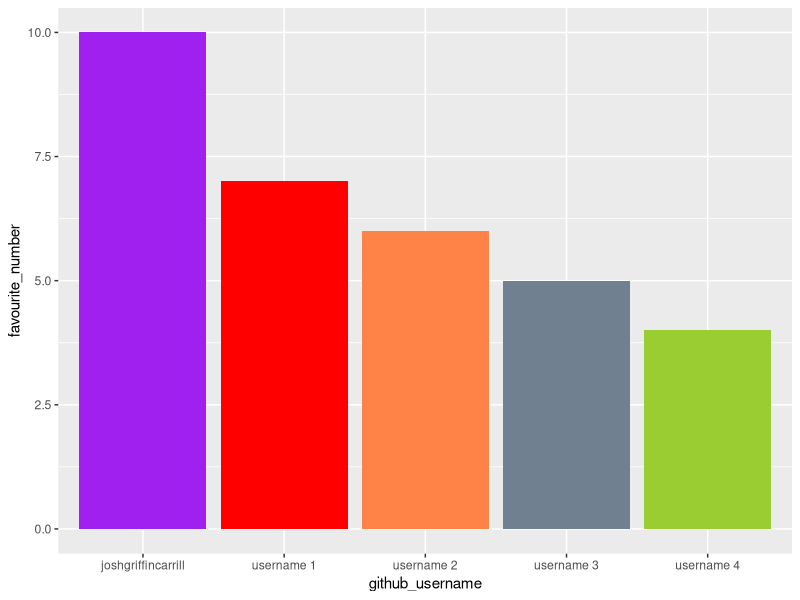
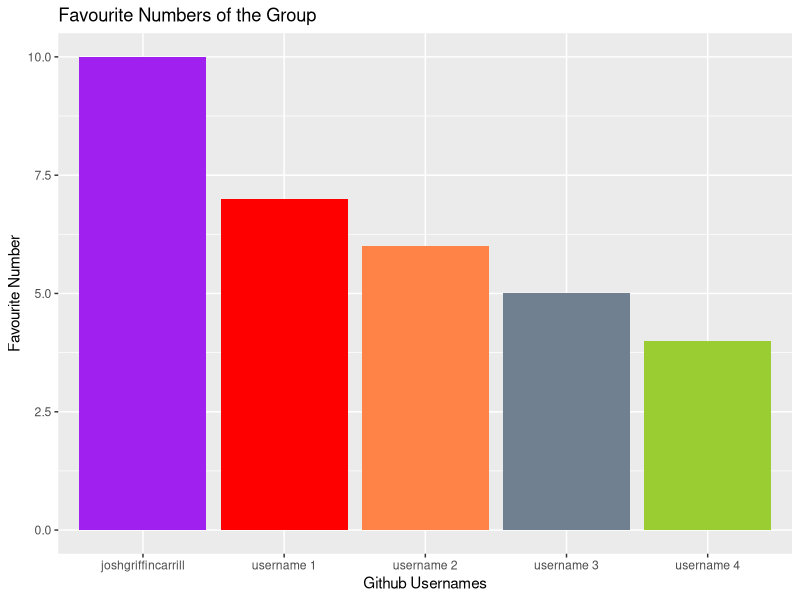
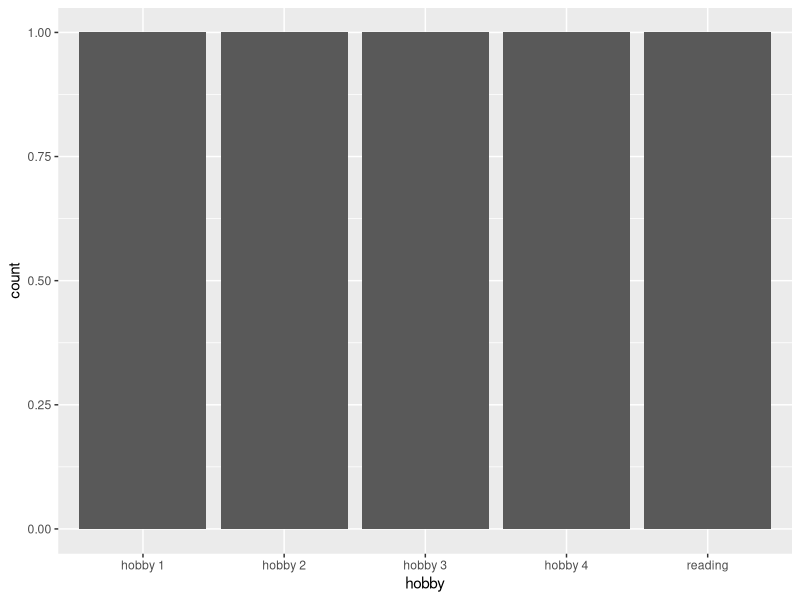

Recreate these plots in R, in order.
## ---- chunk 1
library(tidyverse) 
## ---- chunk 2
team_data <- tibble(
  name = c("Josh", "Larry", "Larry", 
           "Ethan", "Gordon"),
  github_username = c("joshgriffincarrill", "username 1", "username 2", 
                      "username 3", "username 4"), 
  colour = c("purple", "red", "sienna1", 
             "slategrey", "yellowgreen"),
  hobby = c("reading", "hobby 1", "hobby 2", 
            "hobby 3", "hobby 4"),
  favourite_number = c(10, 7, 6, 5, 4)
  )

team_data
## ---- chunk 3
p1 <- ggplot(data = team_data, 
             mapping = aes(x = github_username, 
                           y = favourite_number,
                           fill = colour), 
             ) +
   geom_col() +
   scale_fill_identity()
p1
## ---- chunk 4
p1 + labs(x = "Github Usernames", 
          y = "Favourite Number",
          title = "Favourite Numbers of the Group")
## ---- chunk 5
p2 <- ggplot(team_data, aes(x = hobby)) +
  geom_bar()
p2
